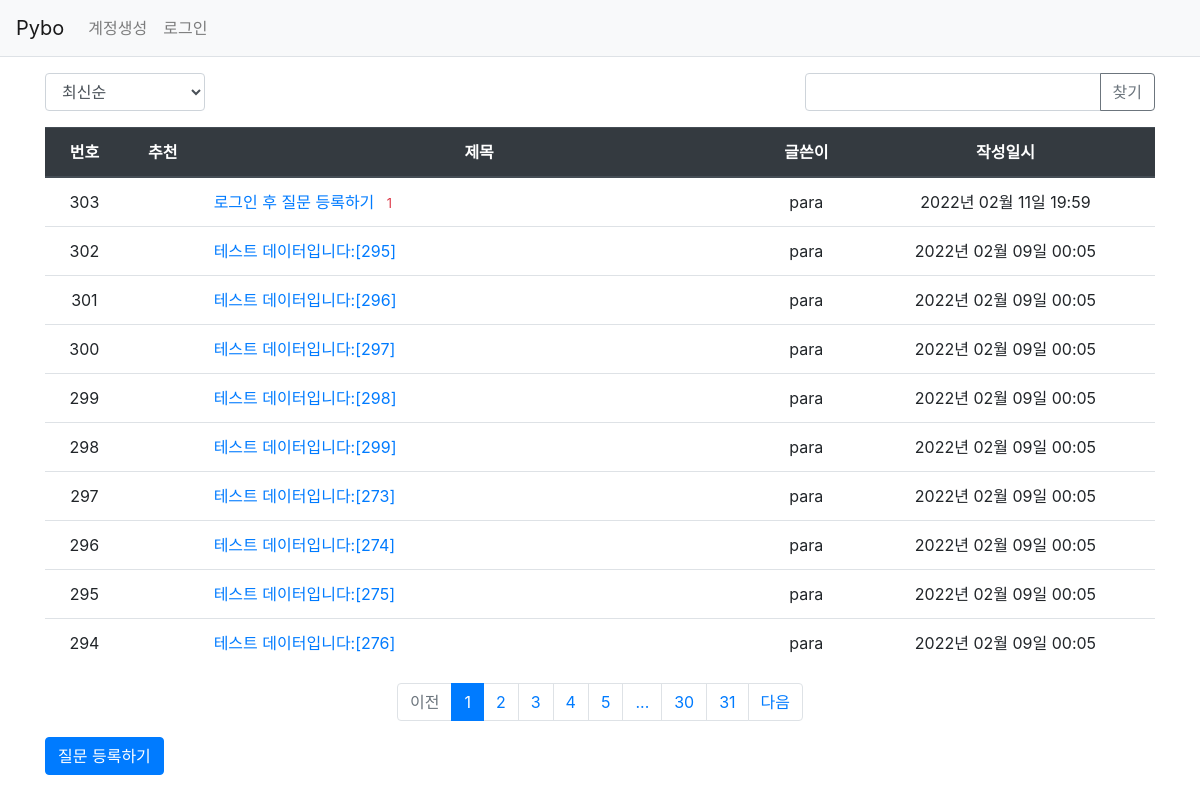
/question/list/, run on an earlier commit of the app's database.
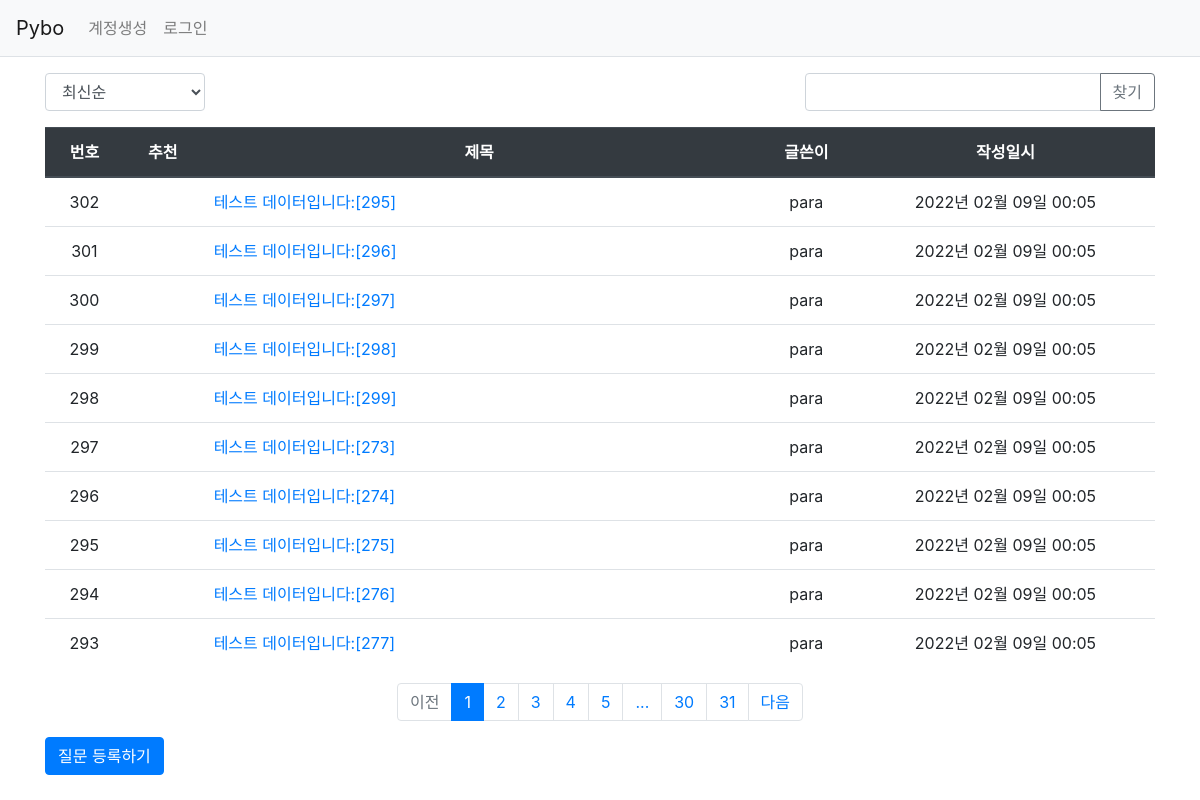
And on a later commit of the database.
### pybo/models.py (models this page shows)
class Question(db.Model):
    id = db.Column(db.Integer, primary_key=True)
    subject = db.Column(db.String(200), nullable=False)
    content = db.Column(db.Text(), nullable=False)
    create_date = db.Column(db.DateTime(), nullable=False)
    user_id = db.Column(db.Integer, db.ForeignKey(
        'user.id', ondelete='CASCADE'), nullable=False)
    user = db.relationship('User', backref=db.backref('question_set'))
    modify_date = db.Column(db.DateTime(), nullable=True)
    voter = db.relationship('User', secondary=question_voter,
                            backref=db.backref('question_voter_set'))

class User(db.Model):
    id = db.Column(db.Integer, primary_key=True)
    username = db.Column(db.String(150), unique=True, nullable=False)
    password = db.Column(db.String(200), nullable=False)
    email = db.Column(db.String(120), unique=True, nullable=False)

### pybo/views/question_views.py (the view, shortened to what this page needs)
@bp.route('/list/')
def _list():
    page = request.args.get('page', type=int, default=1)
    kw = request.args.get('kw', type=str, default='')
    so = request.args.get('so', type=str, default='recent')
    if so == 'recommend':
        sub_query = db.session.query(question_voter.c.question_id, func.count('*').label('num_voter')) \
            .group_by(question_voter.c.question_id).subquery()
        question_list = Question.query \
            .outerjoin(sub_query, Question.id == sub_query.c.question_id) \
            .order_by(sub_query.c.num_voter.desc(), Question.create_date.desc())
    elif so == 'popular':
        sub_query = db.session.query(Answer.question_id, func.count('*').label('num_answer')) \
            .group_by(Answer.question_id).subquery()
        question_list = Question.query \
            .outerjoin(sub_query, Question.id == sub_query.c.question_id) \
            .order_by(sub_query.c.num_answer.desc(), Question.create_date.desc())
    else:  # recent
        question_list = Question.query.order_by(Question.create_date.desc())
    question_list = question_list.paginate(page, per_page=10)
    return render_template('question/question_list.html', question_list=question_list, page=page, kw=kw, so=so)

### pybo/filter.py (called while the page is built)
def format_datetime(value, fmt='%Y년 %m월 %d일 %H:%M'):
    return value.strftime(fmt)

### pybo/views/auth_views.py (called while the page is built)
@bp.before_app_request
def load_logged_in_user():
    user_id = session.get('user_id')
    if user_id is None:
        g.user = None
    else:
        g.user = User.query.get(user_id)\

### pybo/templates/question/question_list.html (shortened to what this page needs)
{% extends 'base.html' %}
{% block content %}
<div class="container my-3">
    <div class="row justify-content-between my-3">
        <div class="col-2">
            <select class="form-control so">
                <option value="recent" {% if so=='recent' %}selected{% endif %}>최신순</option>
            </select>
        </div>
        <div class="col-4 input-group">
            <input type="text" class="form-control kw" value="{{ kw or '' }}">
            <div class="input-group-append">
                <button class="btn btn-outline-secondary" type="button" id="btn_search">찾기</button>
            </div>
        </div>
    </div>
    <table class="table">
        <thead>
        <tr class="text-center thead-dark">
            <th>번호</th>
            <th>추천</th>
            <th style="width:50%">제목</th>
            <th>글쓴이</th>
            <th>작성일시</th>
        </tr>
        </thead>
        <tbody>
        {% if question_list %}
        {% for question in question_list.items %}
        <tr class="text-center">
            <td>{{ question_list.total - ((question_list.page-1) * question_list.per_page) - loop.index0 }}</td>
            <td>
            </td>
            <td class="text-left">
                <a href="{{ url_for('question.detail', question_id=question.id) }}">{{ question.subject }}</a>
                {% if question.answer_set|length > 0 %}
                <span class="text-danger small ml-2">{{ question.answer_set|length }}</span>
                {% endif %}
            </td>
            <td>{{ question.user.username }}</td>
            <td>{{ question.create_date|datetime }}</td>
        </tr>
        {% endfor %}
        {% else %}
        <tr>
            <td colspan="3">질문이 없습니다.</td>
        </tr>
        {% endif %}
        </tbody>
    </table>
    <ul class="pagination justify-content-center">
        {% if question_list.has_prev %}
        <li class="page-item">
            <a class="page-link" data-page="{{ question_list.prev_num }}" href="#">이전</a>
        </li>
        {% else %}
        <li class="page-item disabled">
            <a class="page-link" tabindex="-1" aria-disabled="true" href="#">이전</a>
        </li>
        {% endif %}
        {% for page_num in question_list.iter_pages() %}
            {% if page_num %}
                {% if page_num != question_list.page %}
                <li class="page-item">
                    <a class="page-link" data-page="{{ page_num }}" href="#">{{ page_num }}</a>
                </li>
                {% else %}
                <li class="page-item active" aria-current="page">
                    <a class="page-link" href="#">{{ page_num }}</a>
                </li>
                {% endif %}
           {% else %}
                <li class="disabled">
                    <a class="page-link" href="#">...</a>
                </li>
           {% endif %}
        {% endfor %}
        {% if question_list.has_next %}
        <li class="page-item">
            <a class="page-link" data-page="{{ question_list.next_num }}" href="#">다음</a>
        </li>
        {% else %}
        <li class="page-item disabled">
            <a class="page-link" tabindex="-1" aria-disabled="true" href="#">다음</a>
        </li>
        {% endif %}
    </ul>
    <a href="{{ url_for('question.create') }}" class="btn btn-primary">질문 등록하기</a>
</div>
{% endblock %}

What changed in the data, as far as the page shows it:
removed Question: total "303", subject "로그인 후 질문 등록하기", answer_set|length "1", user.username "para", create_date "2022년 02월 11일 19:59"
now on this page (row unchanged): Question: total "293", subject "테스트 데이터입니다:[277]", user.username "para", create_date "2022년 02월 09일 00:05"
